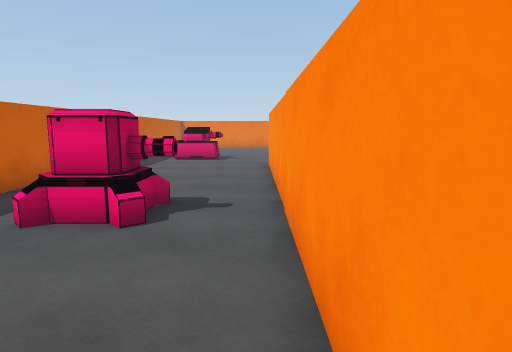
View 1 (above)

17 first-person views from a walk through a 3-D level made in the Unity game engine. The camera is 1.4 m above the floor, tilts 8° down and sees 75° across. The floor is counted in squares, 1 m on a side. Each view is taken from the middle of a square. On the plan, view 1 faces up. The plan holds only what a view shows up to about 15 squares ahead; the rest is blank. The place goes on beyond the plan. The player character is not drawn.

View 2
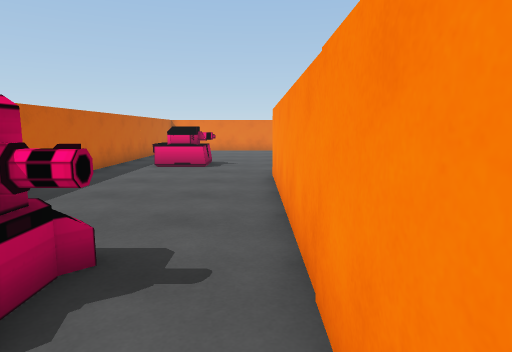

View 3
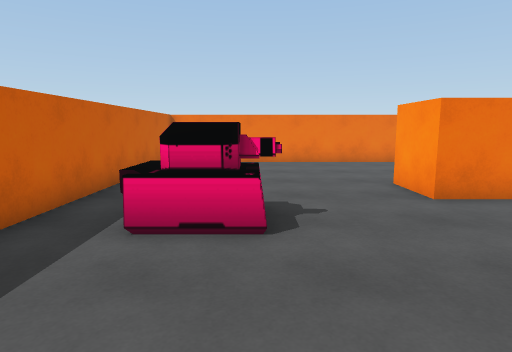

View 4
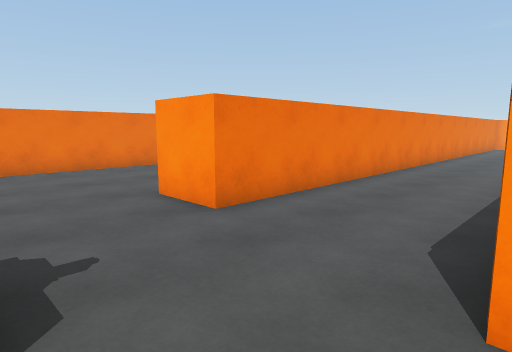

View 5
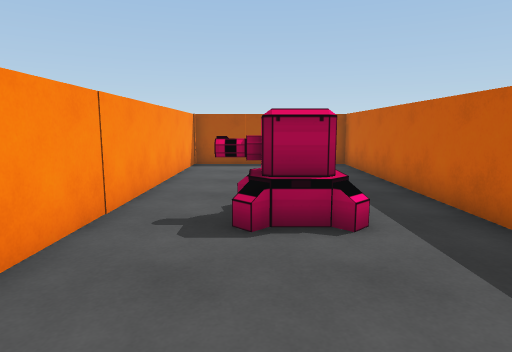

View 6
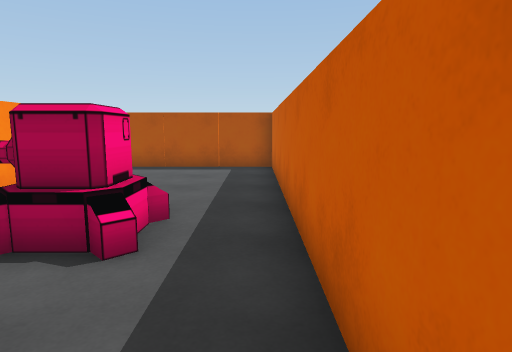

View 7
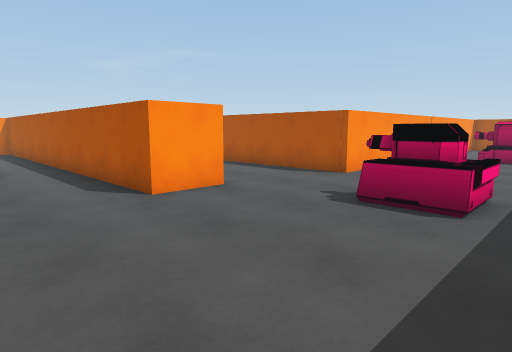

View 8
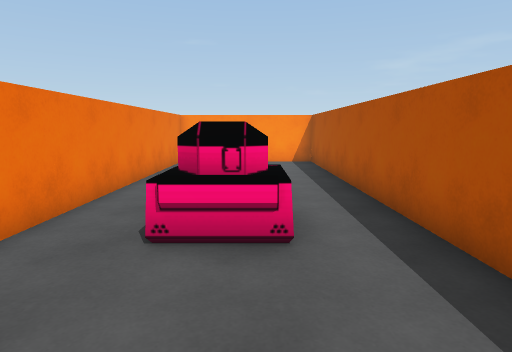

View 9
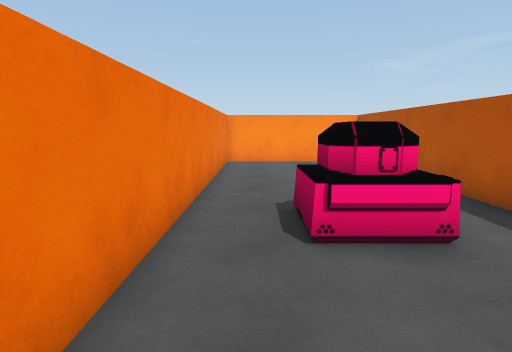

View 10
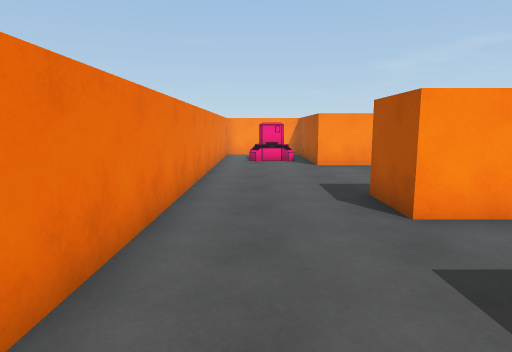

View 11
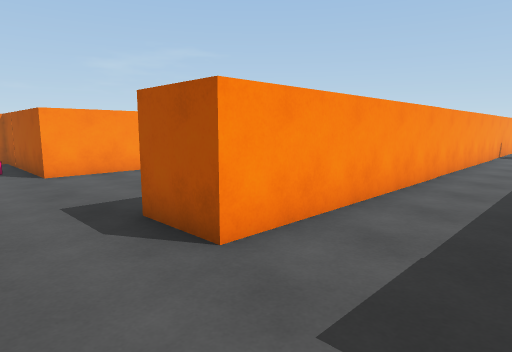

View 12
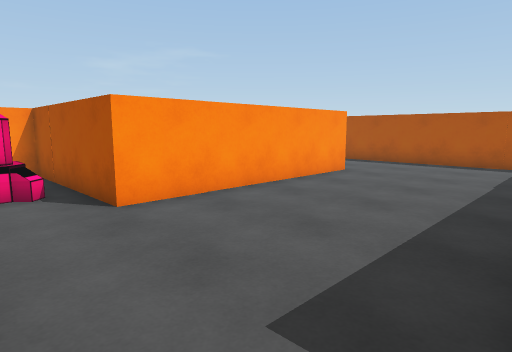

View 13
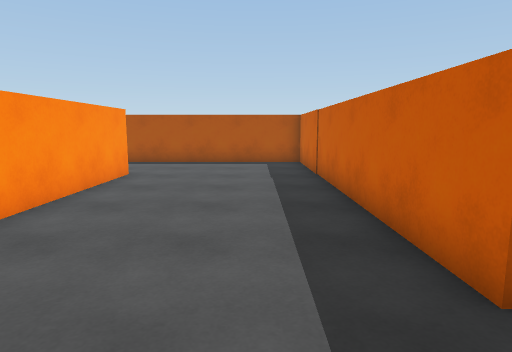

View 14
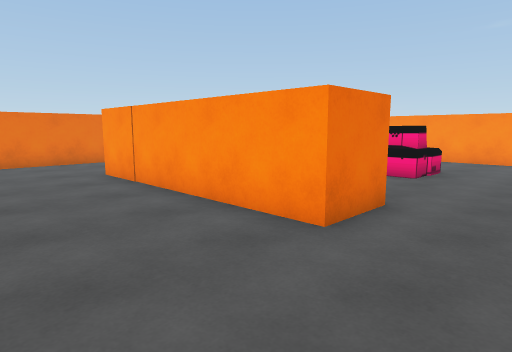

View 15
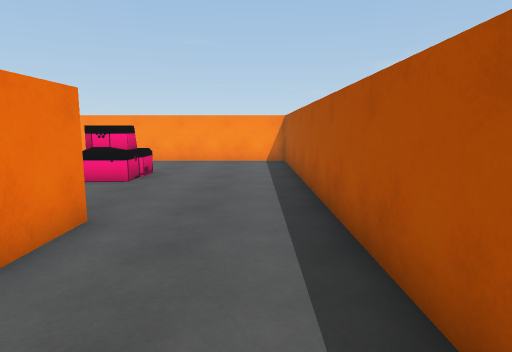

View 16
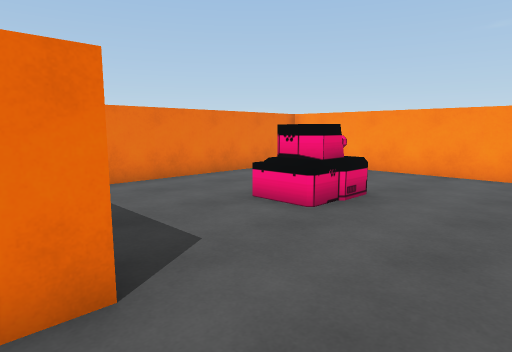

View 17
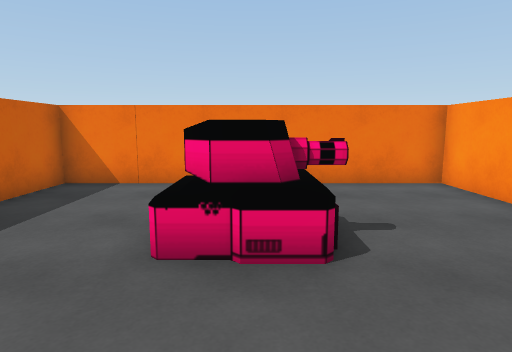

### Floor plan
Points are (right, up) in squares from view 1. A wall is a line through its corners. A room is listed if a view was taken in it or the views show most of it. See-through windows are left out.
Room 1 (views 1, 2, 3, 4, 5, 6, 7, 8, 9, 10, 11, 12, 13, 14, 15, 16, 17)
walls: (22, 11.6) (22, 9.4); (22, 17.6) (1.6, 17.6) (1.6, 19.6) (17.4, 19.6); (23.9, 13.5) (25.5, 13.5); (22.1, 5.6) (20, 5.6) (20, 11.6); (16.4, 1.7) (31.9, 1.7) (31.9, 11.6) (23.9, 11.6); (17.4, 25.2) (-2.6, 25.2); (12.1, -2.4) (12.1, 13.5) (14.1, 13.5) (14.1, 1.6); (0.5, -2.1) (0.5, 13.5) (6.8, 13.5); (-5.6, 9.4) (-5.6, -2.5); (-5.6, 25) (-5.6, 11)
objects: other object (-5, -4) to (-4, -3); other object (-4, 15) to (-2, 17); other object (-3, -4) to (-2, -3); other object (-3, 5) to (-1, 6); other object (-1, -4) to (0, -3); other object (7, 22) to (9, 23); other object (15, 2) to (16, 2); other object (18, 20) to (18, 22); other object (18, 22) to (20, 23); other object (18, 24) to (18, 25); other object (20, 13); other object (22, 12) to (23, 13); other object (22, 15) to (23, 16); other object (26, 6) to (28, 8); other object (26, 14)

Positions as (right, up) in squares from view 1, and headings:
1: (0, 0), facing up
2: (0, 3), facing up
3: (-2, 11), facing up
4: (-2, 13), facing up-right
5: (-2, 11), facing down
6: (-5, 10), facing down
7: (-5, 23), facing down-right
8: (3, 22), facing right
9: (3, 24), facing right
10: (7, 16), facing right
11: (9, 16), facing down-right
12: (14, 16), facing down-right
13: (16, 16), facing down
14: (16, 3), facing up-right
15: (17, 3), facing right
16: (21, 3), facing up-right
17: (27, 3), facing up
